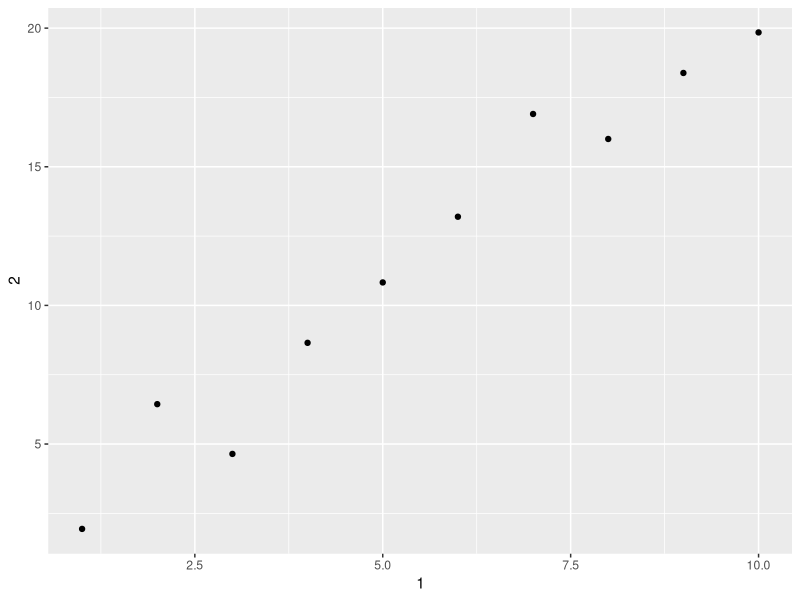

Reproduce this figure in R.
## ---- chunk 1
knitr::opts_chunk$set(echo = TRUE)
library(tidyverse)
## ---- chunk 2
print(as_tibble(iris))
## ---- chunk 3
df <- data.frame(abc = 1, xyz = "a")
df$x #This will get all rows of column that 'looks like' x, which is xyz
df[, "xyz"] #This will get all rows of column xyz, same result as the previous
df[, c("abc", "xyz")] #This will get all rows of both abc and xyz columns
## ---- chunk 4
tb <- tibble(
  'mpg' = 1:10,
  'other' = 10:1
)
var <- 'mpg'
tb[[var]]
## ---- chunk 5
annoying <- tibble(
  `1` = 1:10,
  `2` = `1` * 2 + rnorm(length(`1`))
)
print(annoying[[1]])
ggplot(data = annoying) + geom_point(aes(x = `1`, y = `2`))
annoying <- mutate(annoying, `3` = `2` / `1`)
print(annoying)
rename(annoying, 'One' = `1`, 'Two' = `2`, 'Three' = `3`)
## ---- chunk 6
ages <- c(David = 34, Alice = 27, Robert = 19)
enframe(ages)
## ---- chunk 7
options(max_extra_cols = 3)
print(as_tibble(iris))
